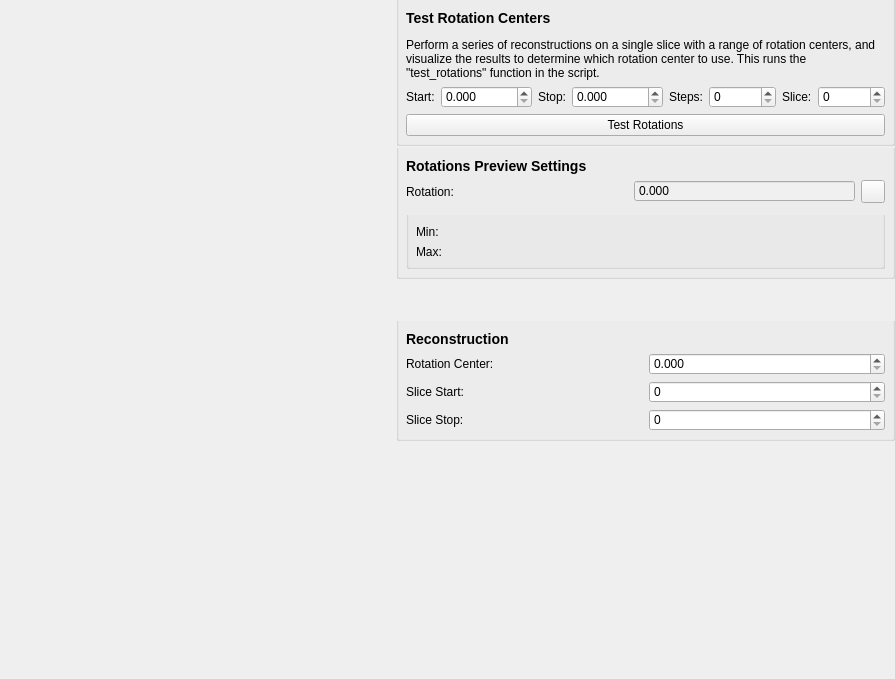
<?xml version="1.0" encoding="UTF-8"?>
<ui version="4.0">
 <class>FxiWorkflowWidget</class>
 <widget class="QWidget" name="FxiWorkflowWidget">
  <property name="geometry">
   <rect>
    <x>0</x>
    <y>0</y>
    <width>895</width>
    <height>679</height>
   </rect>
  </property>
  <property name="windowTitle">
   <string>Form</string>
  </property>
  <layout class="QVBoxLayout" name="verticalLayout">
   <property name="spacing">
    <number>2</number>
   </property>
   <property name="leftMargin">
    <number>0</number>
   </property>
   <property name="topMargin">
    <number>0</number>
   </property>
   <property name="rightMargin">
    <number>0</number>
   </property>
   <property name="bottomMargin">
    <number>0</number>
   </property>
   <item>
    <layout class="QGridLayout" name="gridLayout">
     <item row="5" column="0">
      <layout class="QHBoxLayout" name="rotationLabelLayout"/>
     </item>
     <item row="0" column="1" rowspan="8">
      <layout class="QVBoxLayout" name="verticalLayout_3">
       <property name="spacing">
        <number>2</number>
       </property>
       <property name="leftMargin">
        <number>0</number>
       </property>
       <item>
        <widget class="QGroupBox" name="testRotationCentersGroup">
         <property name="styleSheet">
          <string notr="true">QGroupBox{padding-top:20px; margin-top:-20px}</string>
         </property>
         <property name="title">
          <string/>
         </property>
         <layout class="QGridLayout" name="gridLayout_3">
          <item row="0" column="0">
           <widget class="QLabel" name="testRotationCentersLabel">
            <property name="minimumSize">
             <size>
              <width>450</width>
              <height>0</height>
             </size>
            </property>
            <property name="text">
             <string>&lt;html&gt;&lt;head/&gt;&lt;body&gt;&lt;h3 style=&quot; margin-top:14px; margin-bottom:12px; margin-left:0px; margin-right:0px; -qt-block-indent:0; text-indent:0px;&quot;&gt;&lt;span style=&quot; font-size:large; font-weight:600;&quot;&gt;Test Rotation Centers&lt;/span&gt;&lt;/h3&gt;&lt;p&gt;Perform a series of reconstructions on a single slice with a range of rotation centers, and visualize the results to determine which rotation center to use. This runs the &amp;quot;test_rotations&amp;quot; function in the script.&lt;/p&gt;&lt;/body&gt;&lt;/html&gt;</string>
            </property>
            <property name="wordWrap">
             <bool>true</bool>
            </property>
           </widget>
          </item>
          <item row="1" column="0">
           <layout class="QHBoxLayout" name="horizontalLayout">
            <item>
             <widget class="QLabel" name="startLabel">
              <property name="text">
               <string>Start:</string>
              </property>
             </widget>
            </item>
            <item>
             <widget class="QDoubleSpinBox" name="start">
              <property name="keyboardTracking">
               <bool>false</bool>
              </property>
              <property name="decimals">
               <number>3</number>
              </property>
              <property name="maximum">
               <double>100000.000000000000000</double>
              </property>
             </widget>
            </item>
            <item>
             <widget class="QLabel" name="stopLabel">
              <property name="text">
               <string>Stop:</string>
              </property>
             </widget>
            </item>
            <item>
             <widget class="QDoubleSpinBox" name="stop">
              <property name="keyboardTracking">
               <bool>false</bool>
              </property>
              <property name="decimals">
               <number>3</number>
              </property>
              <property name="maximum">
               <double>100000.000000000000000</double>
              </property>
             </widget>
            </item>
            <item>
             <widget class="QLabel" name="stepLabel">
              <property name="text">
               <string>Steps:</string>
              </property>
             </widget>
            </item>
            <item>
             <widget class="QSpinBox" name="steps">
              <property name="keyboardTracking">
               <bool>false</bool>
              </property>
              <property name="maximum">
               <number>100000</number>
              </property>
             </widget>
            </item>
            <item>
             <widget class="QLabel" name="sliceLabel">
              <property name="text">
               <string>Slice:</string>
              </property>
             </widget>
            </item>
            <item>
             <widget class="QSpinBox" name="slice">
              <property name="keyboardTracking">
               <bool>false</bool>
              </property>
              <property name="maximum">
               <number>100000</number>
              </property>
             </widget>
            </item>
           </layout>
          </item>
          <item row="2" column="0">
           <widget class="QPushButton" name="testRotations">
            <property name="text">
             <string>Test Rotations</string>
            </property>
           </widget>
          </item>
         </layout>
        </widget>
       </item>
       <item>
        <widget class="QGroupBox" name="testRotationsSettingsGroup">
         <property name="styleSheet">
          <string notr="true">QGroupBox{padding-top:15px; margin-top:-15px}</string>
         </property>
         <property name="title">
          <string/>
         </property>
         <layout class="QGridLayout" name="gridLayout_2">
          <item row="3" column="2">
           <widget class="QToolButton" name="colorPresetButton">
            <property name="toolTip">
             <string>Choose preset color map</string>
            </property>
            <property name="text">
             <string/>
            </property>
            <property name="icon">
             <iconset theme=":/pqWidgets/Icons/pqFavorites.svg">
              <normaloff>.</normaloff>.</iconset>
            </property>
           </widget>
          </item>
          <item row="3" column="1">
           <widget class="QDoubleSpinBox" name="currentRotation">
            <property name="enabled">
             <bool>true</bool>
            </property>
            <property name="styleSheet">
             <string notr="true">background-color: #F0F0F0</string>
            </property>
            <property name="alignment">
             <set>Qt::AlignLeading|Qt::AlignLeft|Qt::AlignVCenter</set>
            </property>
            <property name="readOnly">
             <bool>true</bool>
            </property>
            <property name="buttonSymbols">
             <enum>QAbstractSpinBox::NoButtons</enum>
            </property>
            <property name="decimals">
             <number>3</number>
            </property>
            <property name="maximum">
             <double>1000000.000000000000000</double>
            </property>
           </widget>
          </item>
          <item row="6" column="0" colspan="3">
           <widget class="tomviz::IntSliderWidget" name="imageViewSlider" native="true"/>
          </item>
          <item row="7" column="0" colspan="3">
           <widget class="QGroupBox" name="previewRangesGroup">
            <property name="title">
             <string/>
            </property>
            <layout class="QGridLayout" name="gridLayout_5">
             <item row="1" column="1">
              <widget class="tomviz::DoubleSliderWidget" name="previewMin" native="true"/>
             </item>
             <item row="2" column="0">
              <widget class="QLabel" name="previewMaxLabel">
               <property name="text">
                <string>Max:</string>
               </property>
              </widget>
             </item>
             <item row="2" column="1">
              <widget class="tomviz::DoubleSliderWidget" name="previewMax" native="true"/>
             </item>
             <item row="1" column="0">
              <widget class="QLabel" name="previewMinLabel">
               <property name="text">
                <string>Min:</string>
               </property>
              </widget>
             </item>
            </layout>
           </widget>
          </item>
          <item row="3" column="0">
           <widget class="QLabel" name="currentRotationLabel">
            <property name="text">
             <string>Rotation:</string>
            </property>
           </widget>
          </item>
          <item row="2" column="0" colspan="3">
           <widget class="QLabel" name="testRotationCentersLabel_2">
            <property name="minimumSize">
             <size>
              <width>450</width>
              <height>0</height>
             </size>
            </property>
            <property name="text">
             <string>&lt;html&gt;&lt;head/&gt;&lt;body&gt;&lt;h3 style=&quot; margin-top:4px; margin-bottom:4px; margin-left:0px; margin-right:0px; -qt-block-indent:0; text-indent:0px;&quot;&gt;&lt;span style=&quot; font-size:large; font-weight:600;&quot;&gt;Rotations Preview Settings&lt;/span&gt;&lt;/h3&gt;&lt;/body&gt;&lt;/html&gt;</string>
            </property>
            <property name="wordWrap">
             <bool>true</bool>
            </property>
           </widget>
          </item>
         </layout>
        </widget>
       </item>
       <item>
        <spacer name="verticalSpacer_1">
         <property name="orientation">
          <enum>Qt::Vertical</enum>
         </property>
         <property name="sizeType">
          <enum>QSizePolicy::Fixed</enum>
         </property>
         <property name="sizeHint" stdset="0">
          <size>
           <width>20</width>
           <height>40</height>
          </size>
         </property>
        </spacer>
       </item>
       <item>
        <widget class="QGroupBox" name="reconstructionGroup">
         <property name="styleSheet">
          <string notr="true">QGroupBox{padding-top:15px; margin-top:-15px}</string>
         </property>
         <property name="title">
          <string/>
         </property>
         <layout class="QGridLayout" name="gridLayout_4">
          <item row="0" column="0">
           <layout class="QGridLayout" name="reconstructionLayout">
            <item row="3" column="1">
             <widget class="QSpinBox" name="sliceStop">
              <property name="keyboardTracking">
               <bool>false</bool>
              </property>
              <property name="maximum">
               <number>10000</number>
              </property>
             </widget>
            </item>
            <item row="2" column="1">
             <widget class="QSpinBox" name="sliceStart">
              <property name="keyboardTracking">
               <bool>false</bool>
              </property>
              <property name="maximum">
               <number>10000</number>
              </property>
             </widget>
            </item>
            <item row="3" column="0">
             <widget class="QLabel" name="sliceStopLabel">
              <property name="text">
               <string>Slice Stop:</string>
              </property>
             </widget>
            </item>
            <item row="1" column="0">
             <widget class="QLabel" name="rotationCenterLabel">
              <property name="text">
               <string>Rotation Center:</string>
              </property>
             </widget>
            </item>
            <item row="2" column="0">
             <widget class="QLabel" name="sliceStartLabel">
              <property name="text">
               <string>Slice Start:</string>
              </property>
             </widget>
            </item>
            <item row="1" column="1">
             <widget class="tomviz::DoubleSpinBox" name="rotationCenter">
              <property name="keyboardTracking">
               <bool>false</bool>
              </property>
              <property name="decimals">
               <number>3</number>
              </property>
              <property name="minimum">
               <double>0.000000000000000</double>
              </property>
              <property name="maximum">
               <double>100000.000000000000000</double>
              </property>
              <property name="singleStep">
               <double>0.500000000000000</double>
              </property>
             </widget>
            </item>
            <item row="0" column="0" colspan="2">
             <widget class="QLabel" name="label">
              <property name="minimumSize">
               <size>
                <width>450</width>
                <height>0</height>
               </size>
              </property>
              <property name="mouseTracking">
               <bool>true</bool>
              </property>
              <property name="text">
               <string>&lt;html&gt;&lt;head/&gt;&lt;body&gt;&lt;p&gt;&lt;span style=&quot; font-size:large; font-weight:600;&quot;&gt;Reconstruction&lt;/span&gt;&lt;/p&gt;&lt;/body&gt;&lt;/html&gt;</string>
              </property>
              <property name="wordWrap">
               <bool>true</bool>
              </property>
             </widget>
            </item>
           </layout>
          </item>
         </layout>
        </widget>
       </item>
       <item>
        <spacer name="verticalSpacer_2">
         <property name="orientation">
          <enum>Qt::Vertical</enum>
         </property>
         <property name="sizeHint" stdset="0">
          <size>
           <width>20</width>
           <height>40</height>
          </size>
         </property>
        </spacer>
       </item>
      </layout>
     </item>
     <item row="0" column="0">
      <widget class="tomviz::QVTKGLWidget" name="sliceView" native="true">
       <property name="sizePolicy">
        <sizepolicy hsizetype="Preferred" vsizetype="Preferred">
         <horstretch>1</horstretch>
         <verstretch>1</verstretch>
        </sizepolicy>
       </property>
       <property name="minimumSize">
        <size>
         <width>300</width>
         <height>300</height>
        </size>
       </property>
      </widget>
     </item>
    </layout>
   </item>
  </layout>
 </widget>
 <customwidgets>
  <customwidget>
   <class>tomviz::QVTKGLWidget</class>
   <extends>QWidget</extends>
   <header>QVTKGLWidget.h</header>
   <container>1</container>
  </customwidget>
  <customwidget>
   <class>tomviz::DoubleSpinBox</class>
   <extends>QDoubleSpinBox</extends>
   <header>DoubleSpinBox.h</header>
  </customwidget>
  <customwidget>
   <class>tomviz::IntSliderWidget</class>
   <extends>QWidget</extends>
   <header>IntSliderWidget.h</header>
   <container>1</container>
  </customwidget>
  <customwidget>
   <class>tomviz::DoubleSliderWidget</class>
   <extends>QWidget</extends>
   <header>DoubleSliderWidget.h</header>
   <container>1</container>
  </customwidget>
 </customwidgets>
 <tabstops>
  <tabstop>start</tabstop>
  <tabstop>stop</tabstop>
  <tabstop>steps</tabstop>
  <tabstop>slice</tabstop>
  <tabstop>testRotations</tabstop>
  <tabstop>currentRotation</tabstop>
  <tabstop>colorPresetButton</tabstop>
  <tabstop>rotationCenter</tabstop>
  <tabstop>sliceStart</tabstop>
  <tabstop>sliceStop</tabstop>
 </tabstops>
 <resources/>
 <connections/>
</ui>
